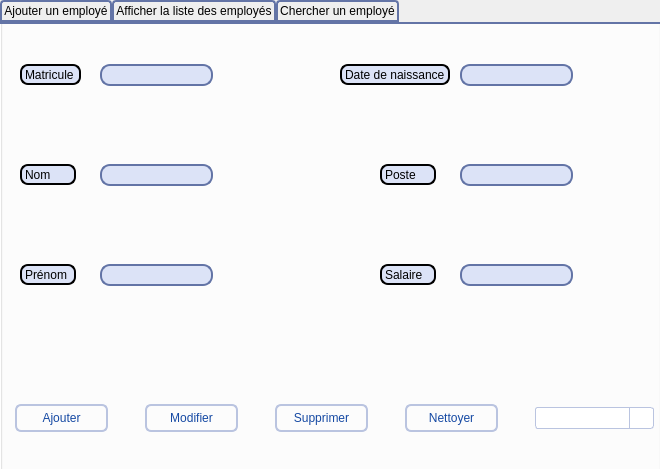
<?xml version="1.0" encoding="UTF-8"?>
<ui version="4.0">
 <class>Dialog_employe</class>
 <widget class="QDialog" name="Dialog_employe">
  <property name="geometry">
   <rect>
    <x>0</x>
    <y>0</y>
    <width>660</width>
    <height>469</height>
   </rect>
  </property>
  <property name="windowTitle">
   <string>Dialog</string>
  </property>
  <widget class="QTabWidget" name="tabWidget">
   <property name="geometry">
    <rect>
     <x>0</x>
     <y>0</y>
     <width>661</width>
     <height>471</height>
    </rect>
   </property>
   <property name="styleSheet">
    <string notr="true"> QTabWidget::pane { /* The tab widget frame */
     border-top: 2px solid #6374a6;
     position: absolute;
     top: -0.5em;
 }
 
 QTabWidget::tab-bar {
     alignment: center;
 }
 
 /* Style the tab using the tab sub-control. Note that
     it reads QTabBar _not_ QTabWidget */
 QTabBar::tab {
     background: qlineargradient(x1: 0, y1: 0, x2: 0, y2: 1,
                                 stop: 0 #d5ddf7, stop: 1 #87b3ff);
     border: 2px solid #6374a6;
     border-bottom-color: #6374a6; /* same as the pane color */
     border-top-left-radius: 4px;
     border-top-right-radius: 4px;
     min-width: 8ex;
     padding: 2px;
 }
 
 QTabBar::tab:selected, QTabBar::tab:hover {
     background: qlineargradient(x1: 0, y1: 0, x2: 0, y2: 1,
                                 stop: 0 #d5ddf7, stop: 1 #b0c2f7 );
 }
 
 QTabBar::tab:selected {
     border-color: #6374a6;
     border-bottom-color: #6374a6; /* same as pane color */
 }</string>
   </property>
   <property name="currentIndex">
    <number>0</number>
   </property>
   <widget class="QWidget" name="tab_2">
    <attribute name="title">
     <string>Ajouter un employé</string>
    </attribute>
    <widget class="QGroupBox" name="groupBox">
     <property name="geometry">
      <rect>
       <x>0</x>
       <y>-10</y>
       <width>661</width>
       <height>461</height>
      </rect>
     </property>
     <property name="styleSheet">
      <string notr="true"> QGroupBox {
    
	background-color: rgb(255, 255, 255);
     margin-top: 1ex; /* leave space at the top for the title */
 }
 </string>
     </property>
     <property name="title">
      <string/>
     </property>
     <widget class="QLabel" name="la_matricule">
      <property name="geometry">
       <rect>
        <x>20</x>
        <y>50</y>
        <width>61</width>
        <height>21</height>
       </rect>
      </property>
      <property name="styleSheet">
       <string notr="true">QLabel {
color: #000000;
background:#dce3f7;
border: #6374a6;
font-size:12px;
font-family:Arial, Helvetica, sans-serif;
border: 2px solid ;
border-radius: 8px;
}</string>
      </property>
      <property name="text">
       <string>Matricule</string>
      </property>
     </widget>
     <widget class="QLabel" name="la_nom">
      <property name="geometry">
       <rect>
        <x>20</x>
        <y>150</y>
        <width>56</width>
        <height>21</height>
       </rect>
      </property>
      <property name="styleSheet">
       <string notr="true">QLabel {
color: #000000;
background:#dce3f7;
border: #6374a6;
font-size:12px;
font-family:Arial, Helvetica, sans-serif;
border: 2px solid ;
border-radius: 8px;
}</string>
      </property>
      <property name="text">
       <string>Nom</string>
      </property>
     </widget>
     <widget class="QLabel" name="la_prenom">
      <property name="geometry">
       <rect>
        <x>20</x>
        <y>250</y>
        <width>56</width>
        <height>21</height>
       </rect>
      </property>
      <property name="styleSheet">
       <string notr="true">QLabel {
color: #000000;
background:#dce3f7;
border: #6374a6;
font-size:12px;
font-family:Arial, Helvetica, sans-serif;
border: 2px solid ;
border-radius: 8px;
}</string>
      </property>
      <property name="text">
       <string>Prénom</string>
      </property>
     </widget>
     <widget class="QLabel" name="la_poste">
      <property name="geometry">
       <rect>
        <x>380</x>
        <y>150</y>
        <width>56</width>
        <height>21</height>
       </rect>
      </property>
      <property name="styleSheet">
       <string notr="true">QLabel {
color: #000000;
background:#dce3f7;
border: #6374a6;
font-size:12px;
font-family:Arial, Helvetica, sans-serif;
border: 2px solid ;
border-radius: 8px;
}</string>
      </property>
      <property name="text">
       <string>Poste</string>
      </property>
     </widget>
     <widget class="QLabel" name="la_datenaissance">
      <property name="geometry">
       <rect>
        <x>340</x>
        <y>50</y>
        <width>110</width>
        <height>21</height>
       </rect>
      </property>
      <property name="styleSheet">
       <string notr="true">QLabel {
color: #000000;
background:#dce3f7;
border: #6374a6;
font-size:12px;
font-family:Arial, Helvetica, sans-serif;
border: 2px solid ;
border-radius: 8px;
}</string>
      </property>
      <property name="text">
       <string>Date de naissance</string>
      </property>
     </widget>
     <widget class="QLabel" name="la_salaire">
      <property name="geometry">
       <rect>
        <x>380</x>
        <y>250</y>
        <width>56</width>
        <height>21</height>
       </rect>
      </property>
      <property name="styleSheet">
       <string notr="true">QLabel {
color: #000000;
background:#dce3f7;
border: #6374a6;
font-size:12px;
font-family:Arial, Helvetica, sans-serif;
border: 2px solid ;
border-radius: 8px;
}</string>
      </property>
      <property name="text">
       <string>Salaire</string>
      </property>
     </widget>
     <widget class="QLineEdit" name="le_matricule">
      <property name="geometry">
       <rect>
        <x>100</x>
        <y>50</y>
        <width>113</width>
        <height>22</height>
       </rect>
      </property>
      <property name="styleSheet">
       <string notr="true"> QLineEdit {
     border: 2px solid #6374a6;
     border-radius: 10px;
     padding: 0 8px;
     background: #dce3f7;
 }</string>
      </property>
     </widget>
     <widget class="QLineEdit" name="le_salaire">
      <property name="geometry">
       <rect>
        <x>460</x>
        <y>250</y>
        <width>113</width>
        <height>22</height>
       </rect>
      </property>
      <property name="styleSheet">
       <string notr="true"> QLineEdit {
     border: 2px solid #6374a6;
     border-radius: 10px;
     padding: 0 8px;
     background: #dce3f7;
 }</string>
      </property>
     </widget>
     <widget class="QLineEdit" name="le_prenom">
      <property name="geometry">
       <rect>
        <x>100</x>
        <y>250</y>
        <width>113</width>
        <height>22</height>
       </rect>
      </property>
      <property name="styleSheet">
       <string notr="true"> QLineEdit {
     border: 2px solid #6374a6;
     border-radius: 10px;
     padding: 0 8px;
     background: #dce3f7;
 }</string>
      </property>
     </widget>
     <widget class="QLineEdit" name="le_nom">
      <property name="geometry">
       <rect>
        <x>100</x>
        <y>150</y>
        <width>113</width>
        <height>22</height>
       </rect>
      </property>
      <property name="styleSheet">
       <string notr="true"> QLineEdit {
     border: 2px solid #6374a6;
     border-radius: 10px;
     padding: 0 8px;
     background: #dce3f7;
 }</string>
      </property>
     </widget>
     <widget class="QLineEdit" name="le_poste">
      <property name="geometry">
       <rect>
        <x>460</x>
        <y>150</y>
        <width>113</width>
        <height>22</height>
       </rect>
      </property>
      <property name="styleSheet">
       <string notr="true"> QLineEdit {
     border: 2px solid #6374a6;
     border-radius: 10px;
     padding: 0 8px;
     background: #dce3f7;
 }</string>
      </property>
     </widget>
     <widget class="QLineEdit" name="le_datenaissance">
      <property name="geometry">
       <rect>
        <x>460</x>
        <y>50</y>
        <width>113</width>
        <height>22</height>
       </rect>
      </property>
      <property name="styleSheet">
       <string notr="true"> QLineEdit {
     border: 2px solid #6374a6;
     border-radius: 10px;
     padding: 0 8px;
     background: #dce3f7;
 }</string>
      </property>
     </widget>
     <widget class="QLabel" name="label_2">
      <property name="geometry">
       <rect>
        <x>-20</x>
        <y>10</y>
        <width>781</width>
        <height>451</height>
       </rect>
      </property>
      <property name="text">
       <string/>
      </property>
      <property name="pixmap">
       <pixmap>background.png</pixmap>
      </property>
     </widget>
     <zorder>label_2</zorder>
     <zorder>la_matricule</zorder>
     <zorder>la_nom</zorder>
     <zorder>la_prenom</zorder>
     <zorder>la_poste</zorder>
     <zorder>la_datenaissance</zorder>
     <zorder>la_salaire</zorder>
     <zorder>le_matricule</zorder>
     <zorder>le_salaire</zorder>
     <zorder>le_prenom</zorder>
     <zorder>le_nom</zorder>
     <zorder>le_poste</zorder>
     <zorder>le_datenaissance</zorder>
    </widget>
    <widget class="QPushButton" name="pb_ajouter">
     <property name="geometry">
      <rect>
       <x>15</x>
       <y>380</y>
       <width>93</width>
       <height>28</height>
      </rect>
     </property>
     <property name="styleSheet">
      <string notr="true"> QPushButton {
	 color: #1549a3;
     border: 2px solid #bac4e0;
     border-radius: 6px;
     background-color: qlineargradient(x1: 0, y1: 0, x2: 0, y2: 1,
                                       stop: 0 #d5ddf7, stop: 1 #b0c2f7);
     min-width: 80px;
 }
 
 QPushButton:pressed {
     background-color: qlineargradient(x1: 0, y1: 0, x2: 0, y2: 1,
                                       stop: 0 #b0c2f7, stop: 1 #d5ddf7);
 }
</string>
     </property>
     <property name="text">
      <string>Ajouter</string>
     </property>
    </widget>
    <widget class="QPushButton" name="pb_supprimer">
     <property name="geometry">
      <rect>
       <x>275</x>
       <y>380</y>
       <width>93</width>
       <height>28</height>
      </rect>
     </property>
     <property name="styleSheet">
      <string notr="true"> QPushButton {
	 color: #1549a3;
     border: 2px solid #bac4e0;
     border-radius: 6px;
     background-color: qlineargradient(x1: 0, y1: 0, x2: 0, y2: 1,
                                       stop: 0 #d5ddf7, stop: 1 #b0c2f7);
     min-width: 80px;
 }
 
 QPushButton:pressed {
     background-color: qlineargradient(x1: 0, y1: 0, x2: 0, y2: 1,
                                       stop: 0 #b0c2f7, stop: 1 #d5ddf7);
 }
</string>
     </property>
     <property name="text">
      <string>Supprimer</string>
     </property>
    </widget>
    <widget class="QPushButton" name="pb_modifier">
     <property name="geometry">
      <rect>
       <x>145</x>
       <y>380</y>
       <width>93</width>
       <height>28</height>
      </rect>
     </property>
     <property name="styleSheet">
      <string notr="true"> QPushButton {
	 color: #1549a3;
     border: 2px solid #bac4e0;
     border-radius: 6px;
     background-color: qlineargradient(x1: 0, y1: 0, x2: 0, y2: 1,
                                       stop: 0 #d5ddf7, stop: 1 #b0c2f7);
     min-width: 80px;
 }
 
 QPushButton:pressed {
     background-color: qlineargradient(x1: 0, y1: 0, x2: 0, y2: 1,
                                       stop: 0 #b0c2f7, stop: 1 #d5ddf7);
 }
</string>
     </property>
     <property name="text">
      <string>Modifier</string>
     </property>
    </widget>
    <widget class="QComboBox" name="cb_matricule">
     <property name="geometry">
      <rect>
       <x>535</x>
       <y>383</y>
       <width>119</width>
       <height>22</height>
      </rect>
     </property>
     <property name="styleSheet">
      <string notr="true"> QComboBox {
     border: 1px solid #bac4e0;
     border-radius: 3px;
     padding: 1px 18px 1px 3px;
     min-width: 6em;
 }
 
 QComboBox:editable {
     background: #bac4e0;
 }
 
 QComboBox:!editable, QComboBox::drop-down:editable {
      background: qlineargradient(x1: 0, y1: 0, x2: 0, y2: 1,
                                   stop: 0 #d5ddf7, stop: 1 #b0c2f7);
 }
 
 QComboBox::drop-down {
     subcontrol-origin: padding;
     subcontrol-position: top right;
     width: 23px;
 
     border-left-width: 1px;
     border-left-color: #bac4e0;
     border-left-style: solid; /* just a single line */
     border-top-right-radius: 3px; /* same radius as the QComboBox */
     border-bottom-right-radius: 3px;
 }
 
 QComboBox::down-arrow {
     image: url(C:/Users/youss/Desktop/ESPRIT/Projet C++/smart_station/icon.png);
 }
</string>
     </property>
    </widget>
    <widget class="QPushButton" name="pb_nettoyer">
     <property name="geometry">
      <rect>
       <x>405</x>
       <y>380</y>
       <width>93</width>
       <height>28</height>
      </rect>
     </property>
     <property name="styleSheet">
      <string notr="true"> QPushButton {
	 color: #1549a3;
     border: 2px solid #bac4e0;
     border-radius: 6px;
     background-color: qlineargradient(x1: 0, y1: 0, x2: 0, y2: 1,
                                       stop: 0 #d5ddf7, stop: 1 #b0c2f7);
     min-width: 80px;
 }
 
 QPushButton:pressed {
     background-color: qlineargradient(x1: 0, y1: 0, x2: 0, y2: 1,
                                       stop: 0 #b0c2f7, stop: 1 #d5ddf7);
 }
</string>
     </property>
     <property name="text">
      <string>Nettoyer</string>
     </property>
    </widget>
   </widget>
   <widget class="QWidget" name="tab_3">
    <attribute name="title">
     <string>Afficher la liste des employés</string>
    </attribute>
    <widget class="QTableView" name="tableView">
     <property name="geometry">
      <rect>
       <x>120</x>
       <y>15</y>
       <width>531</width>
       <height>401</height>
      </rect>
     </property>
     <property name="styleSheet">
      <string notr="true">background-color: #d5ddf7;</string>
     </property>
    </widget>
    <widget class="QPushButton" name="pb_trim">
     <property name="geometry">
      <rect>
       <x>20</x>
       <y>20</y>
       <width>93</width>
       <height>28</height>
      </rect>
     </property>
     <property name="styleSheet">
      <string notr="true"> QPushButton {
	 color: #1549a3;
     border: 2px solid #bac4e0;
     border-radius: 6px;
     background-color: qlineargradient(x1: 0, y1: 0, x2: 0, y2: 1,
                                       stop: 0 #d5ddf7, stop: 1 #b0c2f7);
     min-width: 80px;
 }
 
 QPushButton:pressed {
     background-color: qlineargradient(x1: 0, y1: 0, x2: 0, y2: 1,
                                       stop: 0 #b0c2f7, stop: 1 #d5ddf7);
 }
</string>
     </property>
     <property name="text">
      <string>Tri matricule</string>
     </property>
    </widget>
    <widget class="QPushButton" name="pb_tris">
     <property name="geometry">
      <rect>
       <x>20</x>
       <y>140</y>
       <width>93</width>
       <height>28</height>
      </rect>
     </property>
     <property name="styleSheet">
      <string notr="true"> QPushButton {
	 color: #1549a3;
     border: 2px solid #bac4e0;
     border-radius: 6px;
     background-color: qlineargradient(x1: 0, y1: 0, x2: 0, y2: 1,
                                       stop: 0 #d5ddf7, stop: 1 #b0c2f7);
     min-width: 80px;
 }
 
 QPushButton:pressed {
     background-color: qlineargradient(x1: 0, y1: 0, x2: 0, y2: 1,
                                       stop: 0 #b0c2f7, stop: 1 #d5ddf7);
 }
</string>
     </property>
     <property name="text">
      <string>Tri salaire</string>
     </property>
    </widget>
    <widget class="QPushButton" name="pb_trip">
     <property name="geometry">
      <rect>
       <x>20</x>
       <y>260</y>
       <width>93</width>
       <height>28</height>
      </rect>
     </property>
     <property name="styleSheet">
      <string notr="true"> QPushButton {
	 color: #1549a3;
     border: 2px solid #bac4e0;
     border-radius: 6px;
     background-color: qlineargradient(x1: 0, y1: 0, x2: 0, y2: 1,
                                       stop: 0 #d5ddf7, stop: 1 #b0c2f7);
     min-width: 80px;
 }
 
 QPushButton:pressed {
     background-color: qlineargradient(x1: 0, y1: 0, x2: 0, y2: 1,
                                       stop: 0 #b0c2f7, stop: 1 #d5ddf7);
 }
</string>
     </property>
     <property name="text">
      <string>Tri poste</string>
     </property>
    </widget>
    <widget class="QPushButton" name="pb_pdf">
     <property name="geometry">
      <rect>
       <x>20</x>
       <y>380</y>
       <width>93</width>
       <height>28</height>
      </rect>
     </property>
     <property name="styleSheet">
      <string notr="true"> QPushButton {
	 color: #1549a3;
     border: 2px solid #bac4e0;
     border-radius: 6px;
     background-color: qlineargradient(x1: 0, y1: 0, x2: 0, y2: 1,
                                       stop: 0 #d5ddf7, stop: 1 #b0c2f7);
     min-width: 80px;
 }
 
 QPushButton:pressed {
     background-color: qlineargradient(x1: 0, y1: 0, x2: 0, y2: 1,
                                       stop: 0 #b0c2f7, stop: 1 #d5ddf7);
 }
</string>
     </property>
     <property name="text">
      <string>Exporter PDF</string>
     </property>
    </widget>
    <widget class="QLabel" name="label_3">
     <property name="geometry">
      <rect>
       <x>-30</x>
       <y>-10</y>
       <width>701</width>
       <height>471</height>
      </rect>
     </property>
     <property name="text">
      <string/>
     </property>
     <property name="pixmap">
      <pixmap>background.png</pixmap>
     </property>
    </widget>
    <zorder>label_3</zorder>
    <zorder>tableView</zorder>
    <zorder>pb_trim</zorder>
    <zorder>pb_tris</zorder>
    <zorder>pb_trip</zorder>
    <zorder>pb_pdf</zorder>
   </widget>
   <widget class="QWidget" name="tab">
    <attribute name="title">
     <string>Chercher un employé</string>
    </attribute>
    <widget class="QLineEdit" name="le_recherche">
     <property name="geometry">
      <rect>
       <x>290</x>
       <y>11</y>
       <width>113</width>
       <height>22</height>
      </rect>
     </property>
     <property name="styleSheet">
      <string notr="true"> QLineEdit {
     border: 2px solid #6374a6;
     border-radius: 10px;
     padding: 0 8px;
     background: #dce3f7;
 }</string>
     </property>
    </widget>
    <widget class="QLabel" name="label">
     <property name="geometry">
      <rect>
       <x>210</x>
       <y>12</y>
       <width>71</width>
       <height>21</height>
      </rect>
     </property>
     <property name="styleSheet">
      <string notr="true">QLabel {
color: #000000;
background:#dce3f7;
border: #6374a6;
font-size:12px;
font-family:Arial, Helvetica, sans-serif;
border: 2px solid ;
border-radius: 8px;
}</string>
     </property>
     <property name="text">
      <string>Matricule</string>
     </property>
    </widget>
    <widget class="QTableView" name="tableView_2">
     <property name="geometry">
      <rect>
       <x>100</x>
       <y>40</y>
       <width>461</width>
       <height>381</height>
      </rect>
     </property>
     <property name="styleSheet">
      <string notr="true">background-color: #d5ddf7;</string>
     </property>
    </widget>
    <widget class="QPushButton" name="pb_chat">
     <property name="geometry">
      <rect>
       <x>0</x>
       <y>70</y>
       <width>93</width>
       <height>28</height>
      </rect>
     </property>
     <property name="styleSheet">
      <string notr="true"> QPushButton {
	 color: #1549a3;
     border: 2px solid #bac4e0;
     border-radius: 6px;
     background-color: qlineargradient(x1: 0, y1: 0, x2: 0, y2: 1,
                                       stop: 0 #d5ddf7, stop: 1 #b0c2f7);
     min-width: 80px;
 }
 
 QPushButton:pressed {
     background-color: qlineargradient(x1: 0, y1: 0, x2: 0, y2: 1,
                                       stop: 0 #b0c2f7, stop: 1 #d5ddf7);
 }
</string>
     </property>
     <property name="text">
      <string>chat</string>
     </property>
    </widget>
    <widget class="QGroupBox" name="groupBox_3">
     <property name="geometry">
      <rect>
       <x>-10</x>
       <y>-21</y>
       <width>671</width>
       <height>481</height>
      </rect>
     </property>
     <property name="styleSheet">
      <string notr="true"> QGroupBox {
     
	background-color: rgb(255, 255, 255);
     margin-top: 1ex; /* leave space at the top for the title */
 }</string>
     </property>
     <property name="title">
      <string>GroupBox</string>
     </property>
     <widget class="QLabel" name="label_4">
      <property name="geometry">
       <rect>
        <x>0</x>
        <y>15</y>
        <width>671</width>
        <height>461</height>
       </rect>
      </property>
      <property name="text">
       <string/>
      </property>
      <property name="pixmap">
       <pixmap>background.png</pixmap>
      </property>
     </widget>
    </widget>
    <zorder>groupBox_3</zorder>
    <zorder>le_recherche</zorder>
    <zorder>label</zorder>
    <zorder>tableView_2</zorder>
    <zorder>pb_chat</zorder>
   </widget>
  </widget>
 </widget>
 <resources/>
 <connections/>
</ui>
